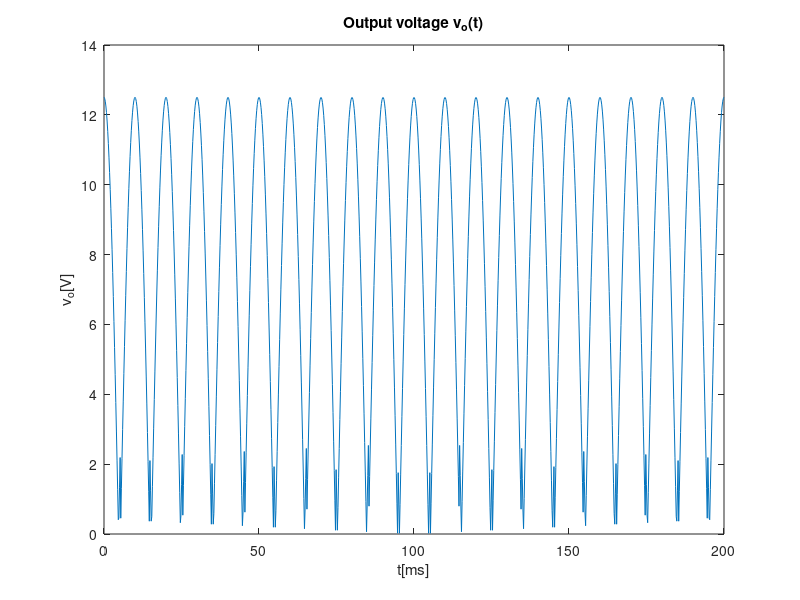
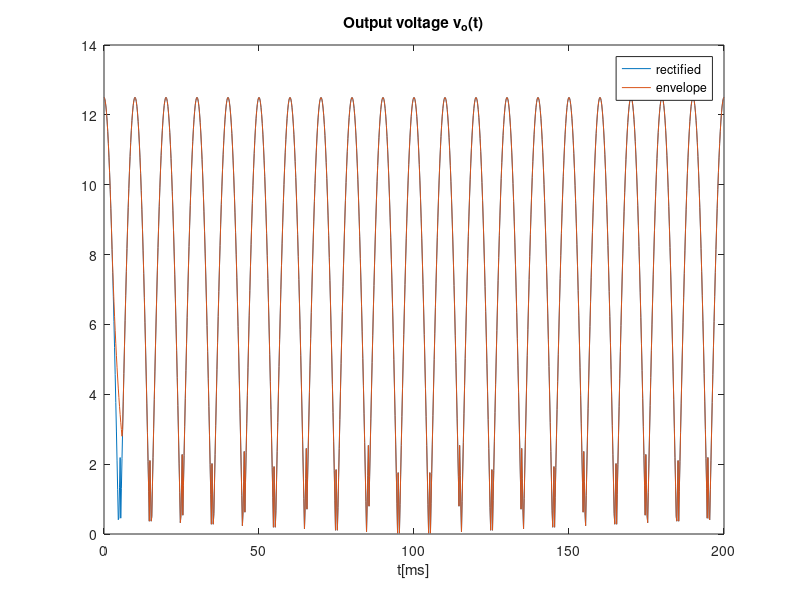
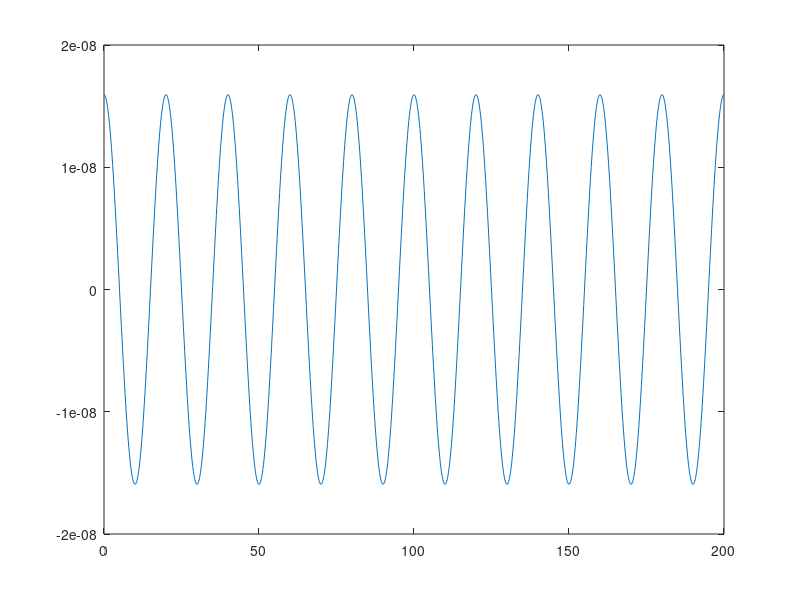

Write MATLAB code to recreate these figures, in order.
close all 
clear all
vT=25e-3;
f=50;
w=2*pi*f;
RON=80;
R=1.5e3;
C=2e-6;
vON=0.65;

t=linspace(0, 0.2, 1000);
A = 13.8;
vS=A*cos(w*t);
vOhr= zeros(1,length(t));
for i=1:length(t)
  if(vS(i) >= 2*vON)
    vOhr(i) = vS(i) - 2*vON;
  elseif (vS(i)>0 || (abs(vS(i))<2*vON && vS(i)<0)) %%%%%%%%%%%FALTA ARRANJAR
    vOhr(i) = -vS(i) + 2*vON;
  else
    vOhr(i) = -vS(i) - 2*vON;
  endif 
endfor

figure
plot(t*1000, vOhr)
title("Output voltage v_o(t)")
xlabel ("t[ms]")
ylabel ("v_o[V]")
print ("vo.eps", "-depsc");

%envelope detector
tOFF=atan(1/(w*R*C))/w
	 
vOnexp = (A*cos(w*tOFF)- 2*vON)*exp(-(t-tOFF)/(R*C));

figure

plot(t*1000, vOhr)
hold
T=1/f
for i=1:length(t)
if t(i) < tOFF
	vO(i) = vOhr(i);
  elseif vOnexp(i) > vOhr(i)
   vO(i) = vOnexp(i);
  else 
    vO(i) = vOhr(i);
  endif
endfor

plot(t*1000, vO)
title("Output voltage v_o(t)")
xlabel ("t[ms]")
legend("rectified","envelope")
print ("venvlope.eps", "-depsc");



%lpf response
Is=1e-12;
vlim =3*vON
rd=2*vT/(Is*exp(3*vON/2/vT));
vo =3*rd/(R+3*rd) *A* cos(w*t);
figure;
title("Output voltage v_o(t)")
xlabel ("t[ms]")
ylabel ("v_{lpf}[V]")
%limit
for i=1:length(t)
  if vO(i) > vlim
    vO(i) = vlim;
  elseif vO(i) < -vlim
    vO(i) = -vlim;
  endif
endfor
  VO=3*vON;
vO=VO+vo;
plot(t*1000, vo);
print ("vrec.eps", "-depsc");
